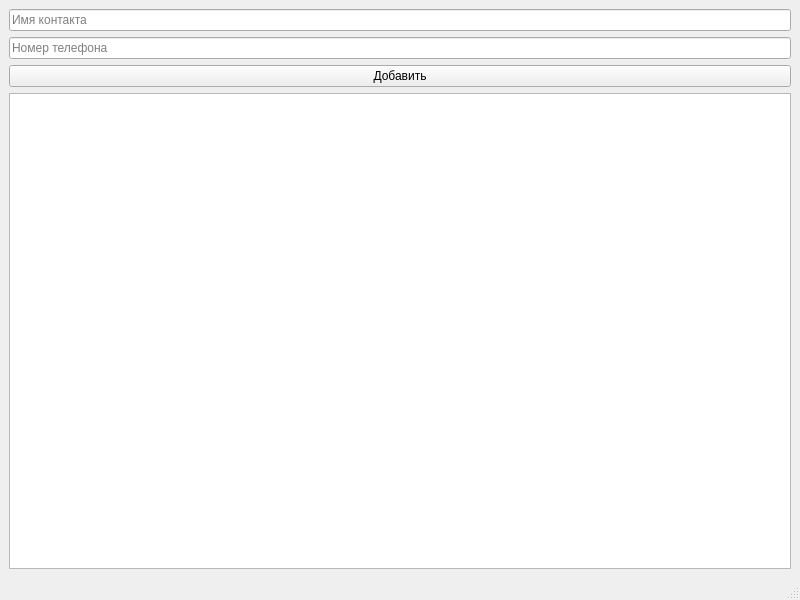
<?xml version="1.0" encoding="UTF-8"?>
<ui version="4.0">
 <class>MainWindow</class>
 <widget class="QMainWindow" name="MainWindow">
  <property name="geometry">
   <rect>
    <x>0</x>
    <y>0</y>
    <width>800</width>
    <height>600</height>
   </rect>
  </property>
  <property name="windowTitle">
   <string>MainWindow</string>
  </property>
  <widget class="QWidget" name="centralwidget">
   <layout class="QVBoxLayout" name="verticalLayout">
    <item>
     <widget class="QLineEdit" name="lineEdit_name">
      <property name="placeholderText">
       <string>Имя контакта</string>
      </property>
     </widget>
    </item>
    <item>
     <widget class="QLineEdit" name="lineEdit_phone">
      <property name="placeholderText">
       <string>Номер телефона</string>
      </property>
     </widget>
    </item>
    <item>
     <widget class="QPushButton" name="btn_add">
      <property name="text">
       <string>Добавить</string>
      </property>
     </widget>
    </item>
    <item>
     <widget class="QListWidget" name="listWidget_contacts"/>
    </item>
   </layout>
  </widget>
  <widget class="QMenuBar" name="menubar">
   <property name="geometry">
    <rect>
     <x>0</x>
     <y>0</y>
     <width>800</width>
     <height>36</height>
    </rect>
   </property>
  </widget>
  <widget class="QStatusBar" name="statusbar"/>
 </widget>
 <resources/>
 <connections/>
</ui>
